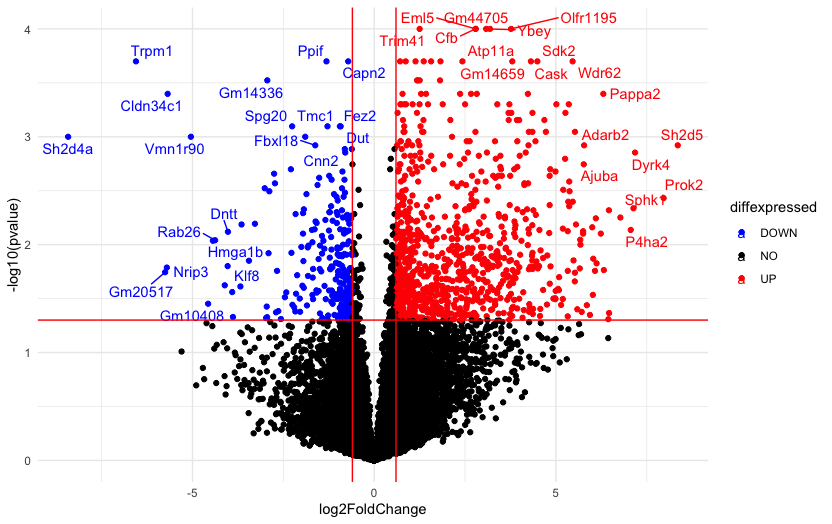

The script that drew this image:
data=read.csv('/Users/ali/Desktop/aug/volcano_plot/mikes_age.csv')%>%select(Gene.Symbol, log2.FC., ProbChiSq)
data[9,3]
len_na=length(data[which(data=="",arr.ind = T)])
data[which(data=="",arr.ind = T)]=matrix(NA,len_na, 1)
data[9,3]
data=na.omit(data)
data[9,3]
sum(data=="")
data$log2.FC.=as.numeric(data$log2.FC.)
data$ProbChiSq=as.numeric(data$ProbChiSq)
data=na.omit(data)

colnames(data)=c('gene_symbol', 'log2FoldChange','pvalue')



sum(abs(data$log2FoldChange)>10)

de=data[abs(data$log2FoldChange)<9,]
sum(abs(de$log2FoldChange)>10)





library(ggplot2)
# The basic scatter plot: x is "log2FoldChange", y is "pvalue"
ggplot(data=de, aes(x=log2FoldChange, y=pvalue)) + geom_point()
# Convert directly in the aes()
p <- ggplot(data=de, aes(x=log2FoldChange, y=-log10(pvalue))) + geom_point()
plot(p)
# Add more simple "theme"
p <- ggplot(data=de, aes(x=log2FoldChange, y=-log10(pvalue))) + geom_point() + theme_minimal()
plot(p)




# Add vertical lines for log2FoldChange thresholds, and one horizontal line for the p-value threshold 
p2 <- p + geom_vline(xintercept=c(-0.6, 0.6), col="red") +
  geom_hline(yintercept=-log10(0.05), col="red")
plot(p2)




# The significantly differentially expressed genes are the ones found in the upper-left and upper-right corners.
# Add a column to the data frame to specify if they are UP- or DOWN- regulated (log2FoldChange respectively positive or negative)

# add a column of NAs
de$diffexpressed <- "NO"
# if log2Foldchange > 0.6 and pvalue < 0.05, set as "UP" 
de$diffexpressed[de$log2FoldChange > 0.6 & de$pvalue < 0.05] <- "UP"
# if log2Foldchange < -0.6 and pvalue < 0.05, set as "DOWN"
de$diffexpressed[de$log2FoldChange < -0.6 & de$pvalue < 0.05] <- "DOWN"

# Re-plot but this time color the points with "diffexpressed"
p <- ggplot(data=de, aes(x=log2FoldChange, y=-log10(pvalue), col=diffexpressed)) + geom_point() + theme_minimal()
p
# Add lines as before...
p2 <- p + geom_vline(xintercept=c(-0.6, 0.6), col="red") +
  geom_hline(yintercept=-log10(0.05), col="red")
p2


## Change point color 

# 1. by default, it is assigned to the categories in an alphabetical order):
p3 <- p2 + scale_color_manual(values=c("blue", "black", "red"))
p3

# 2. to automate a bit: ceate a named vector: the values are the colors to be used, the names are the categories they will be assigned to:
mycolors <- c("blue", "red", "black")
names(mycolors) <- c("DOWN", "UP", "NO")
p3 <- p2 + scale_colour_manual(values = mycolors)
p3


# Now write down the name of genes beside the points...
# Create a new column "delabel" to de, that will contain the name of genes differentially expressed (NA in case they are not)
de$delabel <- NA
de$delabel[de$diffexpressed != "NO"] <- de$gene_symbol[de$diffexpressed != "NO"]

ggplot(data=de, aes(x=log2FoldChange, y=-log10(pvalue), col=diffexpressed, label=delabel)) + 
  geom_point() + 
  theme_minimal() +
  geom_text()


# Finally, we can organize the labels nicely using the "ggrepel" package and the geom_text_repel() function
# load library
library(ggrepel)
# plot adding up all layers we have seen so far
ggplot(data=de, aes(x=log2FoldChange, y=-log10(pvalue), col=diffexpressed, label=delabel)) +
  geom_point() + 
  theme_minimal() +
  geom_text_repel() +
  scale_color_manual(values=c("blue", "black", "red")) +
  geom_vline(xintercept=c(-0.6, 0.6), col="red") +
  geom_hline(yintercept=-log10(0.05), col="red")
